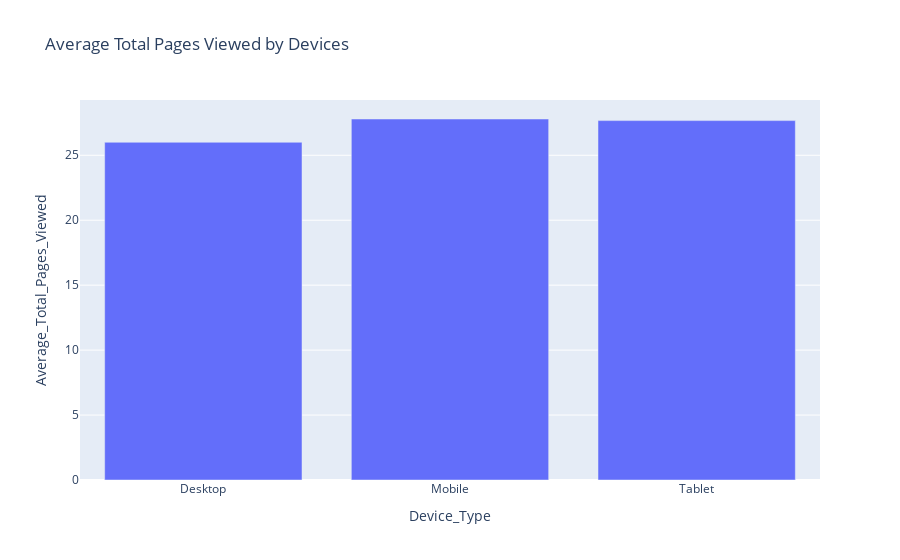

Notebook cell for this chart:
### Code cell
devices_grouped = data.groupby('Device_Type')['Total_Pages_Viewed'].mean().reset_index()
devices_grouped.columns = ['Device_Type', 'Average_Total_Pages_Viewed']
fig = px.bar(devices_grouped, x='Device_Type', y='Average_Total_Pages_Viewed',
             title='Average Total Pages Viewed by Devices')
fig.show()

### Figure 1 — Plotly figure (JSON) as saved in the notebook; plotly's stock layout.template omitted (floating-point values rounded to 4 significant figures)
{"data": [{"alignmentgroup": "True", "hovertemplate": "Device_Type=%{x}<br>Average_Total_Pages_Viewed=%{y}<extra></extra>", "legendgroup": "", "marker": {"color": "#636efa", "pattern": {"shape": ""}}, "name": "", "offsetgroup": "", "orientation": "v", "showlegend": false, "textposition": "auto", "type": "bar", "x": ["Desktop", "Mobile", "Tablet"], "xaxis": "x", "y": [26, 27.79, 27.67], "yaxis": "y"}], "layout": {"barmode": "relative", "legend": {"tracegroupgap": 0}, "title": {"text": "Average Total Pages Viewed by Devices"}, "xaxis": {"anchor": "y", "domain": [0, 1], "title": {"text": "Device_Type"}}, "yaxis": {"anchor": "x", "domain": [0, 1], "title": {"text": "Average_Total_Pages_Viewed"}}}}
